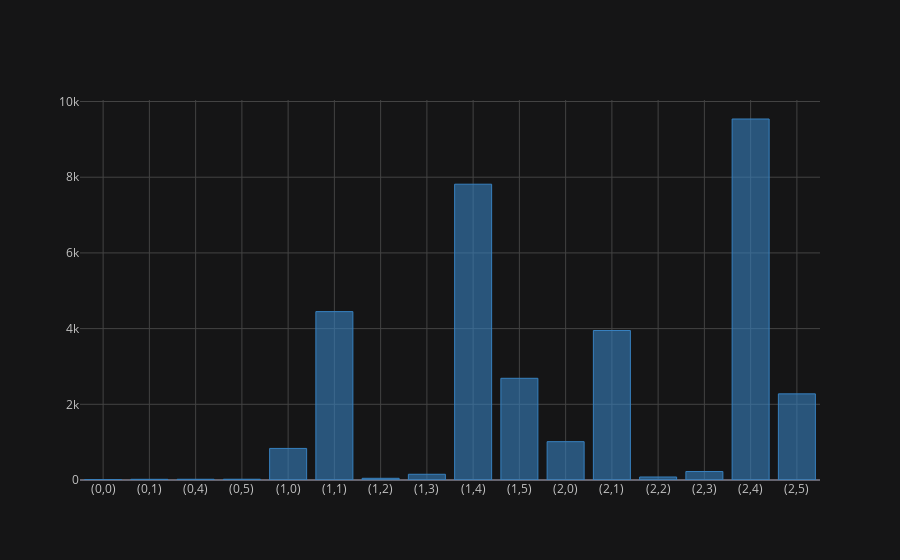

The code cell stored with this chart in its notebook:
### Code cell
train.groupby(['sex','anatom_site_general_challenge'])['benign_malignant'].count().iplot(kind = 'bar',color = 'blue')

### Figure 1 — Plotly figure (JSON) as saved in the notebook; plotly's stock layout.template omitted (floating-point values rounded to 4 significant figures)
{"data": [{"marker": {"color": "rgba(55, 128, 191, 0.6)", "line": {"color": "rgba(55, 128, 191, 1.0)", "width": 1}}, "name": "benign_malignant", "orientation": "v", "text": "", "type": "bar", "x": ["(0,0)", "(0,1)", "(0,4)", "(0,5)", "(1,0)", "(1,1)", "(1,2)", "(1,3)", "(1,4)", "(1,5)", "(2,0)", "(2,1)", "(2,2)", "(2,3)", "(2,4)", "(2,5)"], "y": [8, 18, 19, 20, 834, 4449, 45, 151, 7815, 2687, 1013, 3950, 79, 224, 9538, 2276]}], "layout": {"legend": {"bgcolor": "#151516", "font": {"color": "#D9D9D9"}}, "paper_bgcolor": "#151516", "plot_bgcolor": "#151516", "title": {"font": {"color": "#D9D9D9"}}, "xaxis": {"gridcolor": "#434343", "showgrid": true, "tickfont": {"color": "#C2C2C2"}, "title": {"font": {"color": "#D9D9D9"}, "text": ""}, "zerolinecolor": "#666570"}, "yaxis": {"gridcolor": "#434343", "showgrid": true, "tickfont": {"color": "#C2C2C2"}, "title": {"font": {"color": "#D9D9D9"}, "text": ""}, "zerolinecolor": "#666570"}}}
